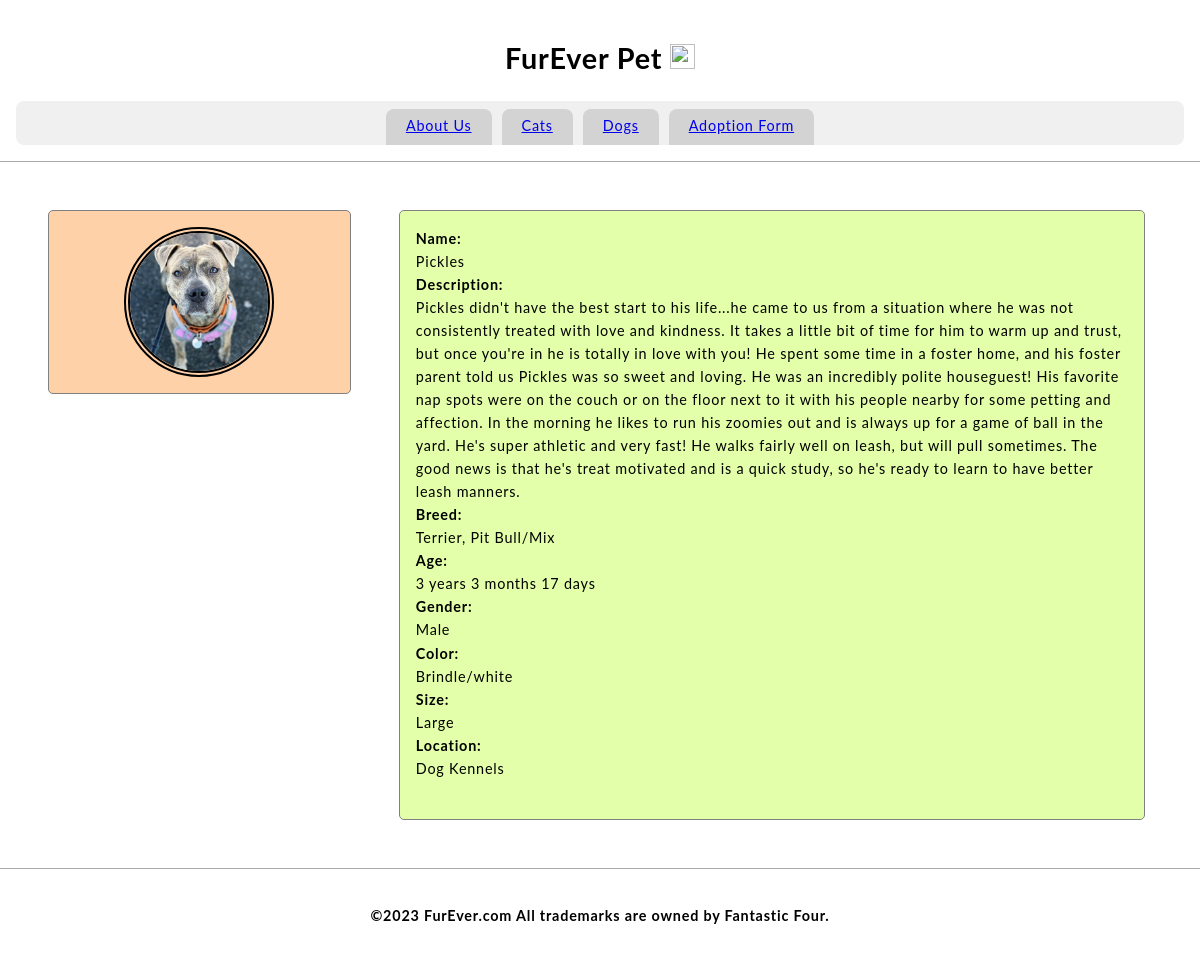
The page /dog_48818187 on the database as committed earlier.
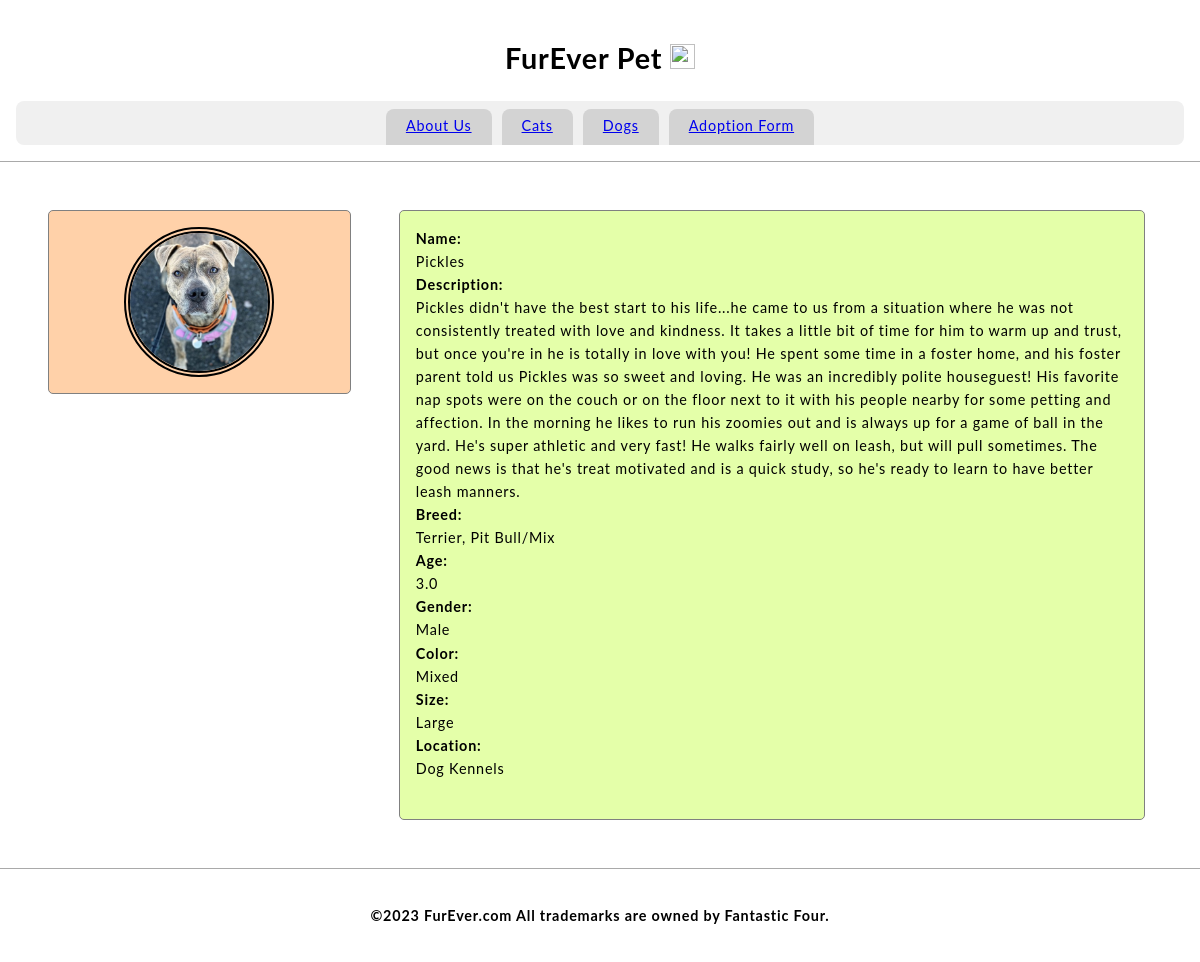
The same page on the database as committed later.
### tables this page shows
CREATE TABLE Dog(id int, name varchar(45), description varchar(1000), breed varchar(20), age float, gender varchar(10),color varchar(10),size varchar(10), location varchar(10), primary key (id));

### Furever.py (the view)
@app.route('/dog_48818187')
def dog_488():
    c.execute("select name from Dog")
    myresult = c.fetchall()
    name =  myresult[4][0]
    c.execute("select description from Dog")
    myresult2 = c.fetchall()
    description =  myresult2[4][0]
    c.execute("select breed from Dog")
    myresult3 = c.fetchall()
    breed = myresult3[4][0]
    c.execute("select age from Dog")
    myresult4 = c.fetchall()
    age = myresult4[4][0]
    c.execute("select gender from Dog")
    myresult5 = c.fetchall()
    gender = myresult5[4][0]
    c.execute("select color from Dog")
    myresult6 = c.fetchall()
    color = myresult6[4][0]
    c.execute("select size from Dog")
    myresult7 = c.fetchall()
    size = myresult7[4][0]
    c.execute("select location from Dog")
    myresult8 = c.fetchall()
    location = myresult8[4][0]
    return render_template('dog_48818187.html',name=name, description=description, breed=breed, age=age, gender=gender, color=color,size=size, location=location)

### prefix.py (called while the page is built)
    def __call__(self, environ, start_response):
        return self.app(environ, start_response)

### templates/dog_48818187.html (shortened to what this page needs)
<!DOCTYPE>
<html>
    <head>
        <link href="static/style.css" type="text/css" rel="stylesheet"/>
    </head>
    <body>
        <header>
            <h1 class="title">FurEver Pet <img src="static/logo.png" width=25px height=25px/></h1>
            <nav>
                <a class="nav-anchor" href="aboutus">About Us</a>
                <a class="nav-anchor" href="cats">Cats</a>
                <a class="nav-anchor" href="dogs">Dogs</a>
                <a class="nav-anchor" href="adoptionform">Adoption Form</a>
            </nav>
        </header>
        <main>
            <aside>
                <div class="aside-div">
                    <img src="48818187.jpg"/ width= 150px height = 150px>
                </div>
            </aside>
            <section>
                <article class="article-div">
                          <b>Name:</b>
                    <br>
                    {{name}}
                    <br>
                    <b>Description:</b>
                    <br>
                    {{description}}
                    <br>
                    <b>Breed:</b>
                    <br>
                    {{breed}}
                    <br>
                    <b>Age:</b>
                    <br>
                    {{age}}
                    <br>
                    <b>Gender:</b>
                    <br>
                    {{gender}}
                    <br>
                    <b>Color:</b>
                    <br>
                    {{color}}
                    <br>
                    <b>Size:</b>
                    <br>
                    {{size}}
                    <br>
                    <b>Location:</b>
                    <br>
                    {{location}}
                    <br>
                    <br>
                </article>
            </section>
        </main>
        <footer>
            <h4 class="title">©2023 FurEver.com All trademarks are owned by Fantastic Four.</h4>
        </footer>
    </body>
</html>

Rows that differ between the two databases and show on the page:
changed Dog "Pickles": age "3 years 3 months 17 days" → "3.0"; color "Brindle/white" → "Mixed"
